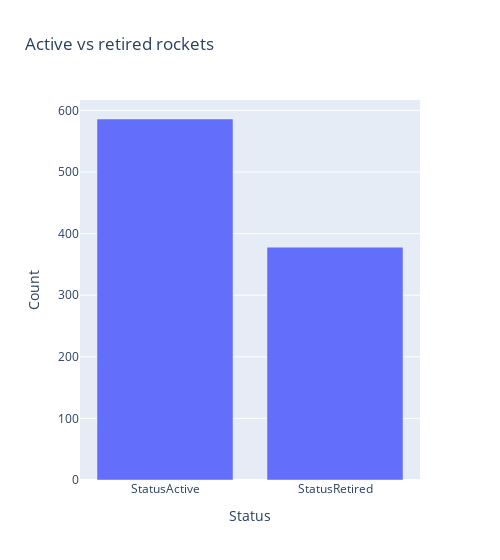

The cell this chart's notebook holds for it:
### Markdown cell above
# Number of Active versus Retired Rockets

How many rockets are active compared to those that are decomissioned?

### Code cell
active_vs_retired = df_data_clear.groupby('Rocket_Status', as_index=True).agg({'Rocket_Status': pd.Series.count})
fig = px.bar(active_vs_retired,
               x=active_vs_retired.index,
               y='Rocket_Status',
               title='Active vs retired rockets')

fig.update_layout(xaxis_title='Status',
                  yaxis_title='Count',
                  width=500)

fig.show()

### Figure 1 — Plotly figure (JSON) as saved in the notebook; plotly's stock layout.template omitted (floating-point values rounded to 4 significant figures)
{"data": [{"alignmentgroup": "True", "hovertemplate": "index=%{x}<br>Rocket_Status=%{y}<extra></extra>", "legendgroup": "", "marker": {"color": "#636efa", "pattern": {"shape": ""}}, "name": "", "offsetgroup": "", "orientation": "v", "showlegend": false, "textposition": "auto", "type": "bar", "x": ["StatusActive", "StatusRetired"], "xaxis": "x", "y": [586, 378], "yaxis": "y"}], "layout": {"barmode": "relative", "legend": {"tracegroupgap": 0}, "title": {"text": "Active vs retired rockets"}, "width": 500, "xaxis": {"anchor": "y", "domain": [0, 1], "title": {"text": "Status"}}, "yaxis": {"anchor": "x", "domain": [0, 1], "title": {"text": "Count"}}}}
